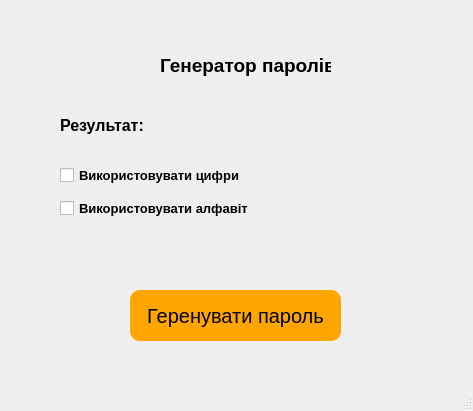
<?xml version="1.0" encoding="UTF-8"?>
<ui version="4.0">
 <class>MainWindow</class>
 <widget class="QMainWindow" name="MainWindow">
  <property name="geometry">
   <rect>
    <x>0</x>
    <y>0</y>
    <width>473</width>
    <height>411</height>
   </rect>
  </property>
  <property name="windowTitle">
   <string>MainWindow</string>
  </property>
  <widget class="QWidget" name="centralwidget">
   <widget class="QLabel" name="label">
    <property name="geometry">
     <rect>
      <x>160</x>
      <y>40</y>
      <width>171</width>
      <height>51</height>
     </rect>
    </property>
    <property name="minimumSize">
     <size>
      <width>10</width>
      <height>0</height>
     </size>
    </property>
    <property name="font">
     <font>
      <pointsize>14</pointsize>
      <weight>75</weight>
      <italic>false</italic>
      <bold>true</bold>
      <underline>false</underline>
      <kerning>true</kerning>
     </font>
    </property>
    <property name="mouseTracking">
     <bool>true</bool>
    </property>
    <property name="text">
     <string>Генератор паролів</string>
    </property>
    <property name="textFormat">
     <enum>Qt::RichText</enum>
    </property>
    <property name="indent">
     <number>-1</number>
    </property>
   </widget>
   <widget class="QLabel" name="label_2">
    <property name="geometry">
     <rect>
      <x>60</x>
      <y>110</y>
      <width>91</width>
      <height>31</height>
     </rect>
    </property>
    <property name="font">
     <font>
      <pointsize>12</pointsize>
      <weight>75</weight>
      <bold>true</bold>
     </font>
    </property>
    <property name="text">
     <string>Результат:</string>
    </property>
   </widget>
   <widget class="QCheckBox" name="checkBox">
    <property name="geometry">
     <rect>
      <x>60</x>
      <y>160</y>
      <width>221</width>
      <height>31</height>
     </rect>
    </property>
    <property name="font">
     <font>
      <pointsize>10</pointsize>
      <weight>75</weight>
      <bold>true</bold>
     </font>
    </property>
    <property name="text">
     <string>Використовувати цифри</string>
    </property>
   </widget>
   <widget class="QCheckBox" name="checkBox_2">
    <property name="geometry">
     <rect>
      <x>60</x>
      <y>200</y>
      <width>231</width>
      <height>17</height>
     </rect>
    </property>
    <property name="font">
     <font>
      <pointsize>10</pointsize>
      <weight>75</weight>
      <bold>true</bold>
     </font>
    </property>
    <property name="text">
     <string>Використовувати алфавіт</string>
    </property>
   </widget>
   <widget class="QPushButton" name="pushButton">
    <property name="geometry">
     <rect>
      <x>130</x>
      <y>290</y>
      <width>211</width>
      <height>51</height>
     </rect>
    </property>
    <property name="font">
     <font>
      <pointsize>-1</pointsize>
     </font>
    </property>
    <property name="styleSheet">
     <string notr="true">background-color: orange; font-size: 20px; border-radius: 10px</string>
    </property>
    <property name="text">
     <string>Геренувати пароль</string>
    </property>
   </widget>
   <widget class="QLabel" name="label_3">
    <property name="geometry">
     <rect>
      <x>160</x>
      <y>110</y>
      <width>141</width>
      <height>31</height>
     </rect>
    </property>
    <property name="font">
     <font>
      <pointsize>11</pointsize>
      <weight>75</weight>
      <bold>true</bold>
     </font>
    </property>
    <property name="text">
     <string/>
    </property>
   </widget>
  </widget>
  <widget class="QMenuBar" name="menubar">
   <property name="geometry">
    <rect>
     <x>0</x>
     <y>0</y>
     <width>473</width>
     <height>21</height>
    </rect>
   </property>
  </widget>
  <widget class="QStatusBar" name="statusbar"/>
 </widget>
 <resources/>
 <connections/>
</ui>
